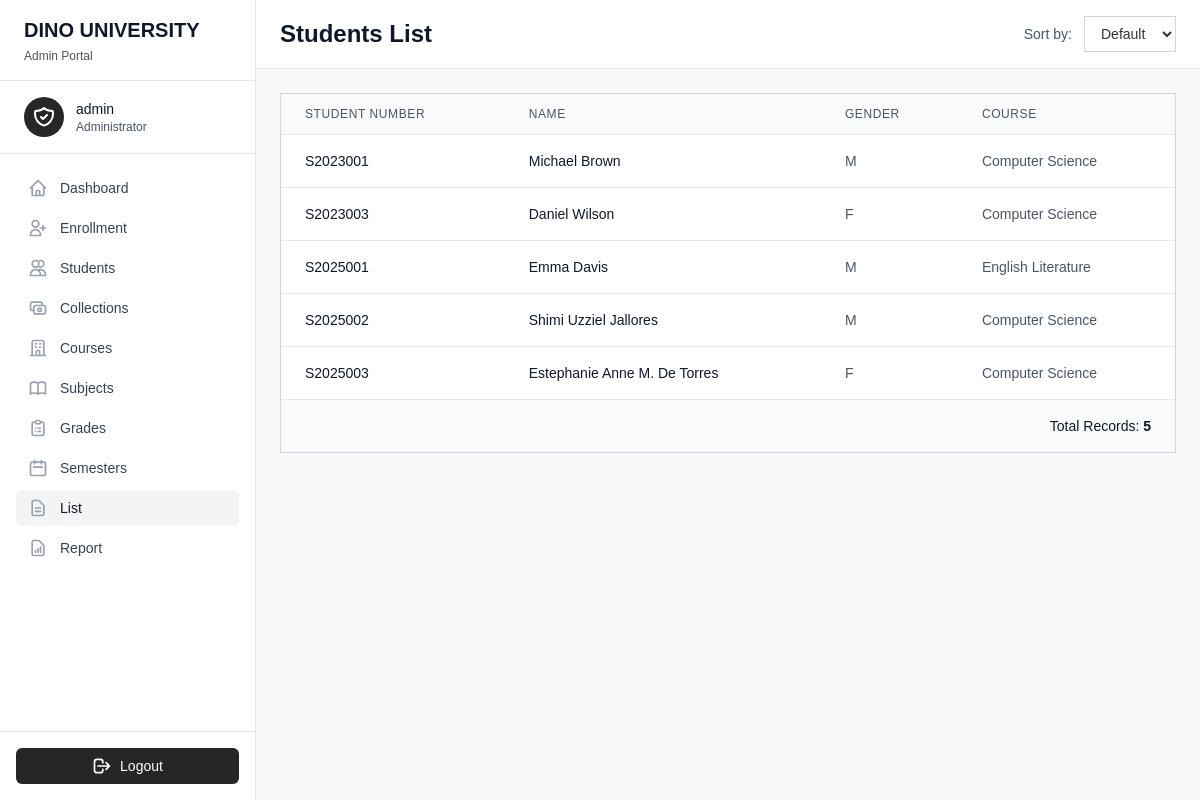
/list.php (signed in), run on an earlier commit of the app's database.
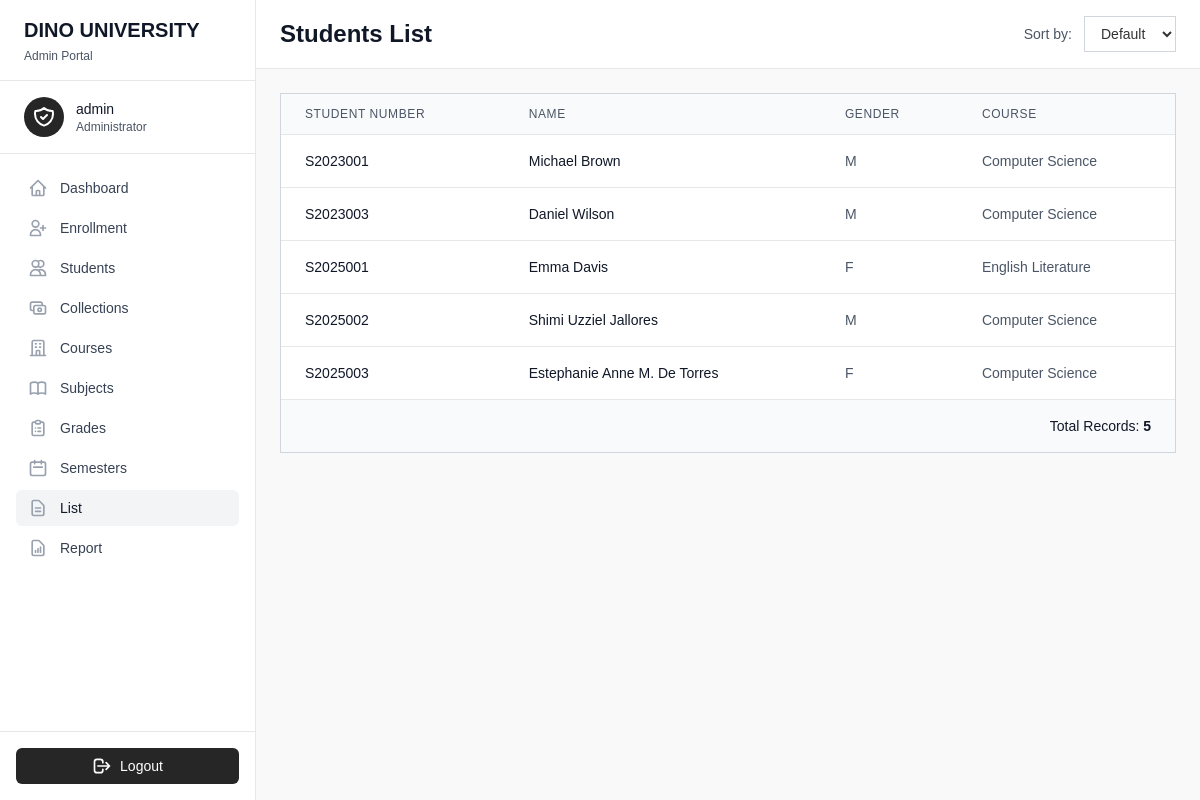
And on a later commit of the database.
### tables this page shows
CREATE TABLE IF NOT EXISTS `students` (
  `student_id` int NOT NULL AUTO_INCREMENT,
  `student_number` varchar(50) NOT NULL DEFAULT '0',
  `name` varchar(100) NOT NULL DEFAULT '0',
  `gender` varchar(10) NOT NULL DEFAULT 'Male',
  `course_id` int NOT NULL DEFAULT '0',
  PRIMARY KEY (`student_id`),
  KEY `FK_students_courses` (`course_id`),
  CONSTRAINT `FK_students_courses` FOREIGN KEY (`course_id`) REFERENCES `courses` (`course_id`) ON DELETE CASCADE ON UPDATE CASCADE
);

CREATE TABLE IF NOT EXISTS `courses` (
  `course_id` int NOT NULL AUTO_INCREMENT,
  `code` varchar(50) DEFAULT NULL,
  `name` varchar(100) DEFAULT NULL,
  PRIMARY KEY (`course_id`)
);

### list.php (the view, shortened to what this page needs)
<?php
require('partials/head.php');
$query = "
    select s.student_id, s.student_number, s.name as student_name, s.gender, c.name as course_name
    from students s
    join courses c on s.course_id = c.course_id
";
$stmt = $connection->prepare($query);
$stmt->execute();
$students = $stmt->fetchAll();
?>
<body class="bg-gray-50" x-data="{ sidebarOpen: false }">
    <?php require('partials/admin_sidebar.php'); ?>
    <div class="flex-1 lg:ml-64">
        <div class="bg-white border-b border-gray-200 px-6 py-4">
            <div class="flex items-center justify-between">
                <div class="flex items-center space-x-4">
                    <h1 class="text-2xl font-extrabold text-gray-900">Students List</h1>
                </div>
                <div class="flex items-center space-x-3">
                    <label class="text-sm text-gray-600">Sort by:</label>
                    <select name="sort"
                        @change="window.location.href = `list.php?sort=${$event.target.value}`"
                        class="px-3 py-2 border border-gray-300 bg-white focus:ring-neutral-800 focus:border-neutral-800 text-sm">
                        <option value="">Default</option>
                    </select>
                </div>
            </div>
        </div>
        <div class="p-6">
            <div class="bg-white border border-gray-300">
                <div class="overflow-x-auto">
                    <table class="w-full">
                        <thead class="bg-gray-50 border-b border-gray-200">
                            <tr>
                                <th class="px-6 py-3 text-left text-xs font-medium text-gray-600 uppercase tracking-wider">Student Number</th>
                                <th class="px-6 py-3 text-left text-xs font-medium text-gray-600 uppercase tracking-wider">Name</th>
                                <th class="px-6 py-3 text-left text-xs font-medium text-gray-600 uppercase tracking-wider">Gender</th>
                                <th class="px-6 py-3 text-left text-xs font-medium text-gray-600 uppercase tracking-wider">Course</th>
                            </tr>
                        </thead>
                        <tbody class="divide-y divide-gray-200">
                            <?php if (empty($students)) : ?>
                                <tr>
                                    <td colspan="4" class="px-6 py-12 text-center text-gray-500">
                                        <svg class="w-12 h-12 mx-auto mb-2 text-gray-400" fill="none" stroke="currentColor" viewBox="0 0 24 24">
                                            <path stroke-linecap="round" stroke-linejoin="round" stroke-width="2" d="M12 4.354a4 4 0 110 5.292M15 21H3v-1a6 6 0 0112 0v1zm0 0h6v-1a6 6 0 00-9-5.197M13 7a4 4 0 11-8 0 4 4 0 018 0z"></path>
                                        </svg>
                                        <p class="text-sm">No students found.</p>
                                    </td>
                                </tr>
                            <?php else : ?>
                                <?php foreach ($students as $student) : ?>
                                    <tr class="hover:bg-gray-50">
                                        <td class="px-6 py-4 text-sm font-medium text-gray-900"><?= htmlspecialchars($student['student_number']) ?></td>
                                        <td class="px-6 py-4 text-sm text-gray-900"><?= htmlspecialchars($student['student_name']) ?></td>
                                        <td class="px-6 py-4 text-sm text-gray-600"><?= htmlspecialchars($student['gender']) ?></td>
                                        <td class="px-6 py-4 text-sm text-gray-600"><?= htmlspecialchars($student['course_name']) ?></td>
                                    </tr>
                                <?php endforeach; ?>
                            <?php endif; ?>
                        </tbody>
                        <tfoot class="bg-gray-50 border-t border-gray-200">
                            <tr>
                                <td colspan="4" class="px-6 py-4 text-right text-sm font-medium text-gray-900">
                                    Total Records: <span class="font-extrabold"><?= count($students) ?></span>
                                </td>
                            </tr>
                        </tfoot>
                    </table>
                </div>
            </div>
        </div>
    </div>
</body>
<?php
require('partials/footer.php')
?>

What changed in the data, as far as the page shows it:
changed students "Daniel Wilson": gender "F" → "M"
changed students "Emma Davis": gender "M" → "F"
